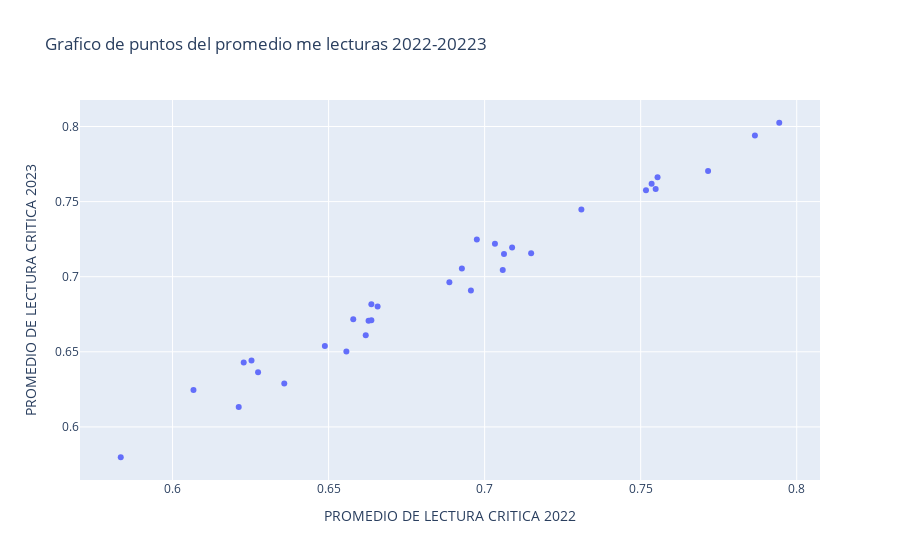

The notebook cell this image was saved under:
### Code cell
import plotly.express as px


fig = px.scatter(
    df, 
    title='Grafico de puntos del promedio me lecturas 2022-20223',
    x='PROMEDIO DE LECTURA CRITICA 2022', 
    y='PROMEDIO DE LECTURA CRITICA 2023',
    
    hover_data=['INSTITUCION']  
)

# Mostrar el gráfico
fig.show()

### Figure 1 — Plotly figure (JSON) as saved in the notebook; plotly's stock layout.template omitted (floating-point values rounded to 4 significant figures)
{"data": [{"customdata": [["IE VILLA ESTADIO"], ["IE NUESTRA SEÑORA DE FATIMA"], ["IE TECNICO INDUSTRIAL BLAS TORRES DE LA TORRE"], ["IE POLITECNICO DE SOLEDAD"], ["IE JESUS MAESTRO F.M.S.D."], ["IE COMERCIAL NTRA SRA DE LAS MISERICORDIAS"], ["IE SAGRADO CORAZON"], ["IE VISTA HERMOSA DE SOLEDAD"], ["IE TECNICA MANUELA BELTRAN"], ["IE TAJAMAR"], ["IE DOLORES MARIA UCROS"], ["IE LUIS R. CAPARROSO"], ["IE FRANCISCO JOSE DE CALDAS"], ["IE NOROCCIDENTAL DE SOLEDAD"], ["IE TECNICA MICROEMPRESARIAL DE SOLEDAD"], ["IE INEM MIGUEL ANTONIO CARO"], ["IE TECNICA INDUSTRIAL Y COMERCIAL DE SOLEDAD"], ["IE NUESTRA SEÑORA DEL CARMEN"], ["IE GABRIEL ESCORCIA GRAVINI DE SOLEDAD"], ["IE TECNICA INDUSTRIAL JOSE CASTILLO BOLIVAR"], ["IE TECNICA INDUSTRIAL DE SOLEDAD MARIA AUXILIADORA"], ["IE TECNICA FRANCISCO DE PAULA SANTANDER"], ["IE JOHN F KENNEDY DE SOLEDAD"], ["IE TECNICA INDUSTRIAL SAN ANTONIO DE PADUA"], ["IE NOBEL JUAN MANUEL SANTOS"], ["IE VILLA MARIA"], ["IE POLICARPA SALAVARRIETA"], ["IE PRIMERO DE MAYO"], ["IE ALBERTO PUMAREJO"], ["IE DE SOLEDAD - INOBASOL"], ["IE ANTONIO RAMON MORENO"], ["IE JOSEFA DONADO"]], "hovertemplate": "PROMEDIO DE LECTURA CRITICA 2022=%{x}<br>PROMEDIO DE LECTURA CRITICA 2023=%{y}<br>INSTITUCION=%{customdata[0]}<extra></extra>", "legendgroup": "", "marker": {"color": "#636efa", "symbol": "circle"}, "mode": "markers", "name": "", "orientation": "v", "showlegend": false, "type": "scatter", "x": [0.7944, 0.7866, 0.7517, 0.7716, 0.7535, 0.7548, 0.731, 0.7554, 0.6975, 0.7149, 0.7088, 0.7033, 0.7062, 0.6927, 0.7058, 0.6887, 0.6956, 0.6657, 0.6628, 0.6637, 0.6579, 0.6488, 0.6637, 0.6619, 0.6557, 0.6228, 0.6253, 0.6274, 0.6358, 0.6212, 0.6067, 0.5834], "xaxis": "x", "y": [0.8025, 0.794, 0.7575, 0.7703, 0.7619, 0.7584, 0.7447, 0.7662, 0.7247, 0.7157, 0.7195, 0.722, 0.7151, 0.7055, 0.7045, 0.6963, 0.6908, 0.6802, 0.6707, 0.6816, 0.6717, 0.6539, 0.671, 0.661, 0.6502, 0.6428, 0.6442, 0.6364, 0.6289, 0.6133, 0.6246, 0.5798], "yaxis": "y"}], "layout": {"legend": {"tracegroupgap": 0}, "title": {"text": "Grafico de puntos del promedio me lecturas 2022-20223"}, "xaxis": {"anchor": "y", "domain": [0, 1], "title": {"text": "PROMEDIO DE LECTURA CRITICA 2022"}}, "yaxis": {"anchor": "x", "domain": [0, 1], "title": {"text": "PROMEDIO DE LECTURA CRITICA 2023"}}}}
